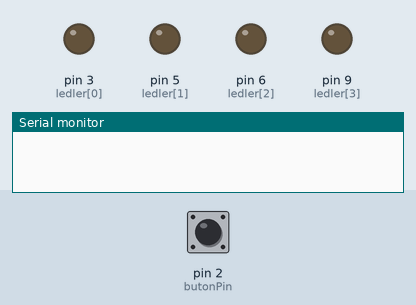
Recording of a sketch running on a simulated Arduino Uno, built with avr-gcc and run on an emulated ATmega328P. Parts: output pins drawn as LEDs (lit = HIGH), the last lines printed to the serial monitor. The inputs (shaded band) are chosen by the test bench; at power-on: pin 2 (butonPin) LOW.

Above: at 1.2 s.
1.3 s: pin 2 (butonPin) pulled HIGH for 0.15 s
At 2.5 s:
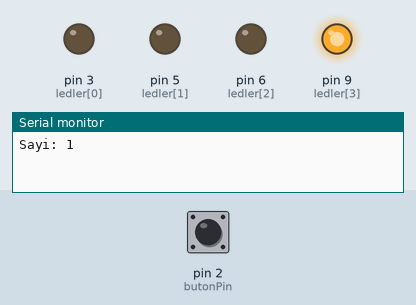
2.9 s: pin 2 (butonPin) pulled HIGH for 1 s
At 3.8 s:
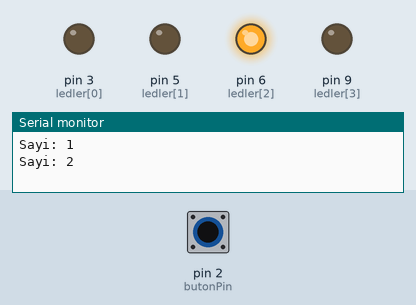
5.4 s: pin 2 (butonPin) pulled HIGH for 0.15 s
At 5.7 s:
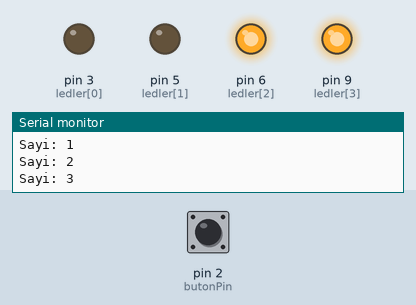
7.0 s: pin 2 (butonPin) pulled HIGH for 3.2 s
At 8.1 s:
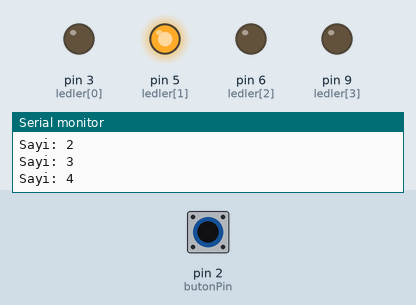
11.7 s: pin 2 (butonPin) pulled HIGH for 0.15 s
At 12.9 s:
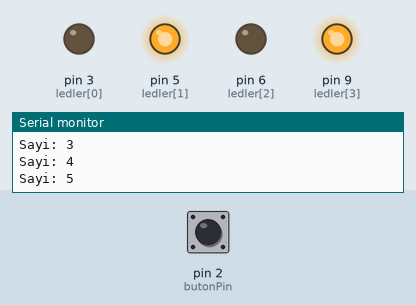
13.3 s: pin 2 (butonPin) pulled HIGH for 1 s
At 14.1 s:
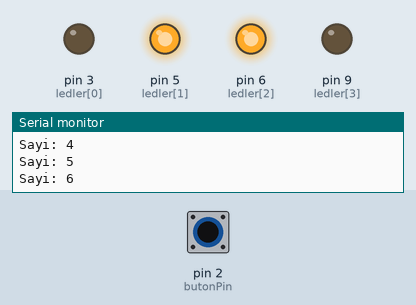
Timing chart, 0 to 16.3 s (numbered marks = the images above; inputs shaded):
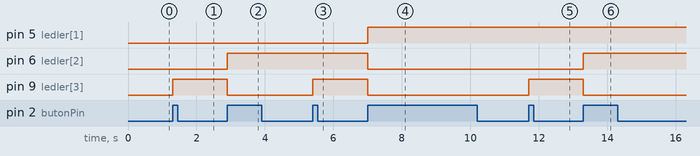

Measured:
- after the input at 1.3 s, pin 9 (ledler[3]): LOW → HIGH at once
- after the input at 2.9 s, pin 6 (ledler[2]): LOW → HIGH at once; pin 9 (ledler[3]): HIGH → LOW at once
- after the input at 5.4 s, pin 9 (ledler[3]): LOW → HIGH at once
- after the input at 7.0 s, pin 5 (ledler[1]): LOW → HIGH at once; pin 6 (ledler[2]), pin 9 (ledler[3]): HIGH → LOW at once
- after the input at 11.7 s, pin 9 (ledler[3]): LOW → HIGH at once
- after the input at 13.3 s, pin 6 (ledler[2]): LOW → HIGH at once; pin 9 (ledler[3]): HIGH → LOW at once

The sketch:

ak0330_butonlaBinary.ino
```cpp
/*
  ak0330 — çözüm örneği

  SEN YAP 1) Sıçramanın görünüp görünmeyeceği butona bağlıdır; kartta gözlenir.
    Görünürse LED'ler iki sayı birden ilerler ("Sayi:" çıktısında bir sayı atlanır).

  SEN YAP 2) delay(0) ile sıçrama olan butonlarda atlamalar görülebilir; olmayan
    butonlarda fark görünmeyebilir. delay(500) ile kart her basıştan sonra yarım saniye
    kör: çok hızlı art arda basışların bir kısmı okunamaz. Sonuçlar kartta gözlenir;
    burada kesin ifade yok. Denge: sıçramayı geçirecek kadar uzun, hızlı basışı
    kaçırmayacak kadar kısa (onlarca milisaniye). Daha iyi bir yol Ünite 3'ün ileri
    derslerinde (millis).

  SEN YAP 3) 15'ten sonra `if (sayi == 16) { sayi = 0; }` satırı 0'a döndürür: 16
    basışta bir tur biter.

  SEN YAP 4) 8 LED ile 2^8 = 256 durum olur, en büyük sayı 255.

  Kod ana dosyayla aynıdır; delay süresi deney için burada bir sabitte.
*/

const int ledSayisi = 4;
const int ledler[4] = {3, 5, 6, 9};
const int butonPin = 2;
const int bekleme = 50; // SEN YAP 2: 0 ve 500 ile dene

int sayi = 0;
int durum = LOW;
int sonDurum = LOW;

void setup() {
  Serial.begin(9600);
  pinMode(butonPin, INPUT);
  for (int i = 0; i < ledSayisi; i++) {
    pinMode(ledler[i], OUTPUT);
  }
}

void loop() {
  durum = digitalRead(butonPin);

  if (durum == HIGH && sonDurum == LOW) {
    sayi++;
    if (sayi == 16) {
      sayi = 0;
    }

    for (int i = 0; i < ledSayisi; i++) {
      digitalWrite(ledler[i], LOW);
    }
    if ((sayi % 2) > 0) {
      digitalWrite(ledler[3], HIGH);
    }
    if ((sayi % 4) > 1) {
      digitalWrite(ledler[2], HIGH);
    }
    if ((sayi % 8) > 3) {
      digitalWrite(ledler[1], HIGH);
    }
    if ((sayi % 16) > 7) {
      digitalWrite(ledler[0], HIGH);
    }

    Serial.print("Sayi: ");
    Serial.println(sayi);

    delay(bekleme);
  }

  sonDurum = durum;
}
```
